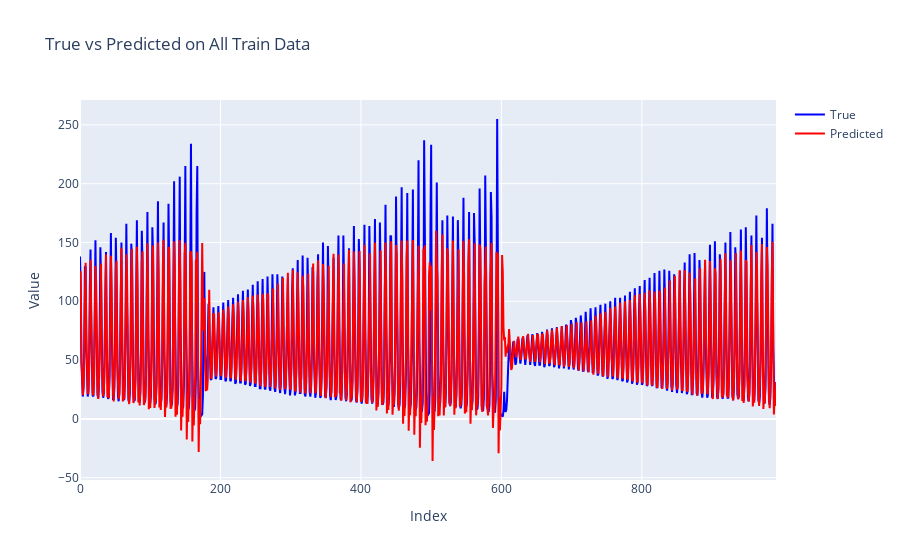

Notebook source saved alongside this figure:
### Code cell
import plotly.graph_objects as go

fig = go.Figure()
fig.add_trace(go.Scatter(y=y.values, mode='lines', name='True', line=dict(color='blue')))
fig.add_trace(go.Scatter(y=y_pred_all, mode='lines', name='Predicted', line=dict(color='red')))
fig.update_layout(title='True vs Predicted on All Train Data', xaxis_title='Index', yaxis_title='Value')
fig.show()

### Figure 1 — Plotly figure (JSON) as saved in the notebook; plotly's stock layout.template omitted (floating-point values rounded to 4 significant figures; data arrays with more than 128 entries replaced by an {"elided": "..."} marker saying what was removed)
{"data": [{"line": {"color": "blue"}, "mode": "lines", "name": "True", "type": "scatter", "y": {"elided": "992 int values"}}, {"line": {"color": "red"}, "mode": "lines", "name": "Predicted", "type": "scatter", "y": {"elided": "992 float values"}}], "layout": {"title": {"text": "True vs Predicted on All Train Data"}, "xaxis": {"title": {"text": "Index"}}, "yaxis": {"title": {"text": "Value"}}}}
